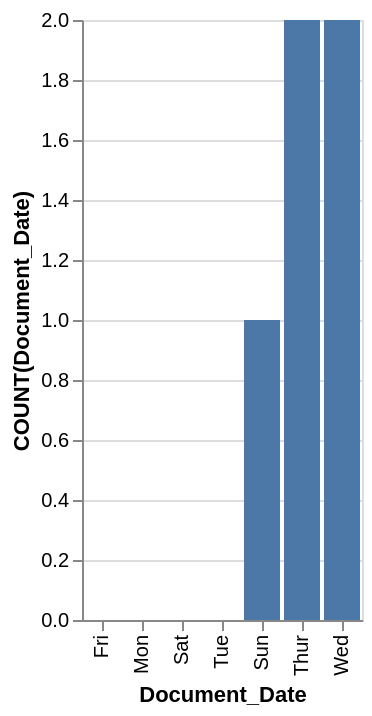

Source (Vega-Lite JSON):
### Vega-Lite specification from a JSON file in a GitHub repository (floating-point values rounded to 4 significant figures)
{"data": {"values": [{"x_data": "Fri", "y_data": 0}, {"x_data": "Mon", "y_data": 0}, {"x_data": "Sat", "y_data": 0}, {"x_data": "Tue", "y_data": 0}, {"x_data": "Sun", "y_data": 1}, {"x_data": "Thur", "y_data": 2}, {"x_data": "Wed", "y_data": 2}]}, "mark": "bar", "encoding": {"x": {"field": "x_data", "type": "nominal", "title": "Document_Date", "sort": {"op": "sum", "field": "y_data", "order": "ascending"}}, "y": {"field": "y_data", "type": "quantitative", "title": "COUNT(Document_Date)"}}}
